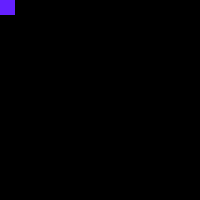
Frame 1 (no input)
Frame 60 (the mouse pressed at the canvas centre just before this capture): identical to frame 1, image omitted
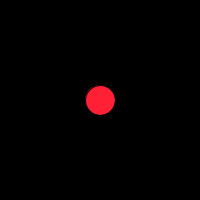
Frame 120 (the mouse held since frame 60 and released just before this capture)

The Processing sketch that drew these frames (run headless with seeded random() and noise(); from frame 60 on, the mouse is pressed at the canvas centre):

// Processing sketch: processing_51164
// ── processing_51164.pde



void setup() {
  size( 200,200);
  smooth();
  
}

void draw() {
  background(0);
  
  if( mousePressed  ) {
    fill(255,32,54);
    ellipse( mouseX, mouseY, 30,30);
  } else {
    rectMode(CENTER);
    fill(100,32,255);
    rect(mouseX,mouseY,30,30);
  }
  
}
  
  
